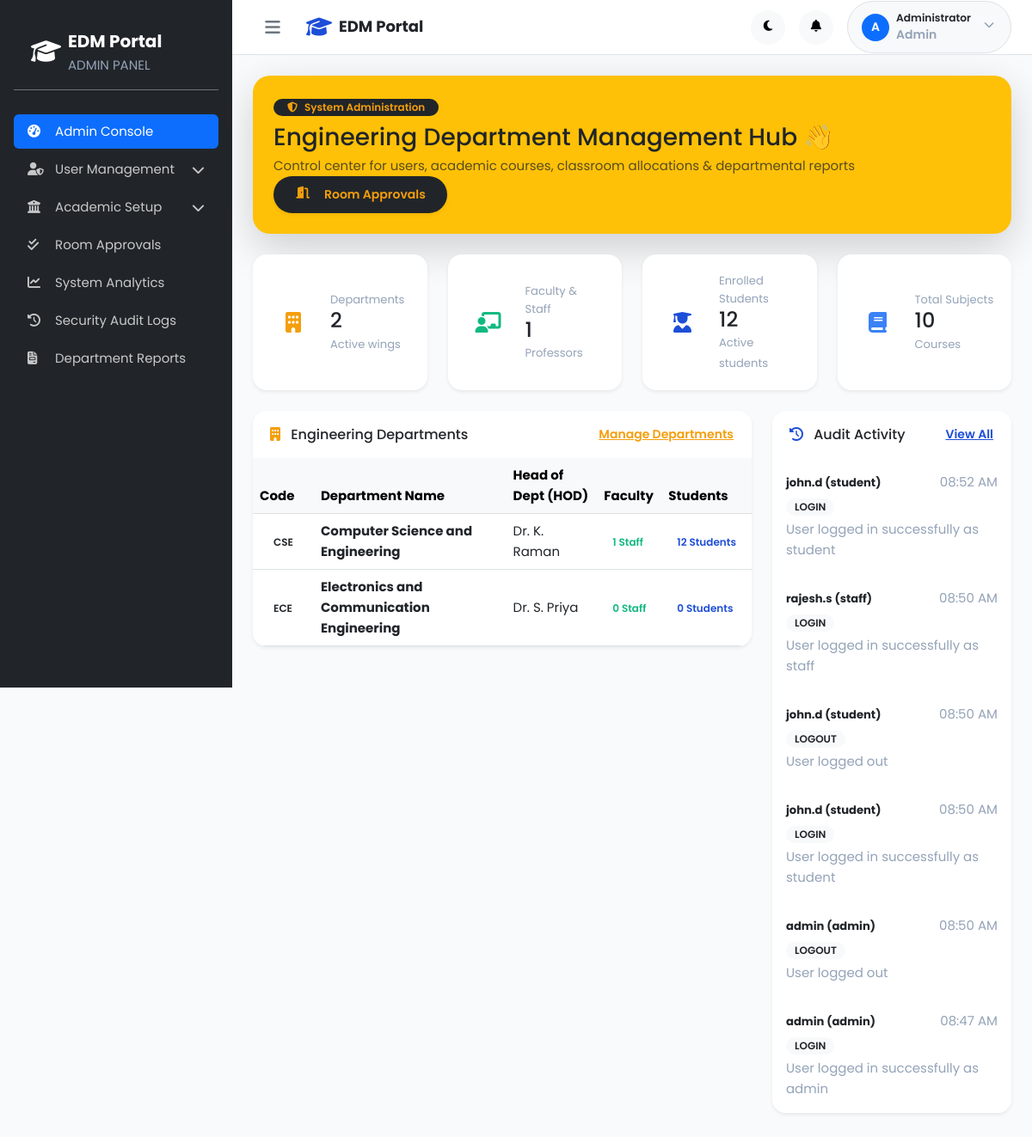
Page /admin/dashboard.php (signed in) on the committed database.
### tables this page shows
CREATE TABLE `departments` (
  `id` int(10) UNSIGNED NOT NULL,
  `name` varchar(150) NOT NULL,
  `code` varchar(20) NOT NULL,
  `hod_name` varchar(100) DEFAULT NULL,
  `description` text DEFAULT NULL,
  `status` enum('active','inactive') NOT NULL DEFAULT 'active',
  `created_at` timestamp NOT NULL DEFAULT current_timestamp(),
  `updated_at` timestamp NOT NULL DEFAULT current_timestamp() ON UPDATE current_timestamp()
);

CREATE TABLE `audit_logs` (
  `id` int(10) UNSIGNED NOT NULL,
  `user_id` int(10) UNSIGNED DEFAULT NULL,
  `action` varchar(100) NOT NULL,
  `table_name` varchar(80) DEFAULT NULL,
  `record_id` int(10) UNSIGNED DEFAULT NULL,
  `old_values` longtext DEFAULT NULL CHECK (json_valid(`old_values`)),
  `new_values` longtext DEFAULT NULL CHECK (json_valid(`new_values`)),
  `ip_address` varchar(45) DEFAULT NULL,
  `user_agent` varchar(255) DEFAULT NULL,
  `description` text DEFAULT NULL,
  `created_at` timestamp NOT NULL DEFAULT current_timestamp()
);

CREATE TABLE `users` (
  `id` int(10) UNSIGNED NOT NULL,
  `username` varchar(50) NOT NULL,
  `email` varchar(150) NOT NULL,
  `password` varchar(255) NOT NULL,
  `role` enum('student','staff','admin') NOT NULL,
  `status` enum('active','inactive','suspended') NOT NULL DEFAULT 'active',
  `profile_image` varchar(255) DEFAULT NULL,
  `last_login` datetime DEFAULT NULL,
  `password_reset_token` varchar(255) DEFAULT NULL,
  `password_reset_expires` datetime DEFAULT NULL,
  `created_at` timestamp NOT NULL DEFAULT current_timestamp(),
  `updated_at` timestamp NOT NULL DEFAULT current_timestamp() ON UPDATE current_timestamp()
);

### admin/dashboard.php (the view, shortened to what this page needs)
<?php
$db = getDB();
$totDept = $db->query("SELECT COUNT(*) FROM departments")->fetchColumn() ?: 0;
$totStaff = $db->query("SELECT COUNT(*) FROM staff")->fetchColumn() ?: 0;
$totStudent = $db->query("SELECT COUNT(*) FROM students")->fetchColumn() ?: 0;
$totSubject = $db->query("SELECT COUNT(*) FROM subjects")->fetchColumn() ?: 0;
$deptsStmt = $db->query("
    SELECT d.*,
           (SELECT COUNT(*) FROM staff st WHERE st.department_id = d.id) AS staff_count,
           (SELECT COUNT(*) FROM students s WHERE s.department_id = d.id) AS student_count
    FROM departments d
    ORDER BY d.code ASC
");
$departments = $deptsStmt->fetchAll();
$auditStmt = $db->query("
    SELECT al.*, COALESCE(al.description, '') AS details, u.username, u.role
    FROM audit_logs al
    JOIN users u ON al.user_id = u.id
    ORDER BY al.created_at DESC
    LIMIT 6
");
$recentAudits = $auditStmt->fetchAll();
require_once __DIR__ . '/../includes/header.php';
?>
<div class="d-flex" id="wrapper">
    <?php require_once __DIR__ . '/../includes/sidebar.php'; ?>
    <div id="page-content-wrapper" class="w-100">
        <?php require_once __DIR__ . '/../includes/navbar.php'; ?>
        <div class="container-fluid p-4">
            <div class="row mb-4">
                <div class="col-12">
                    <div class="card bg-warning text-dark border-0 shadow-lg position-relative overflow-hidden" style="border-radius: 20px;">
                        <div class="card-body p-4 position-relative" style="z-index: 2;">
                            <div class="d-flex align-items-center justify-content-between flex-wrap">
                                <div>
                                    <span class="badge bg-dark text-warning mb-2 font-weight-600 px-3 py-1">
                                        <i class="fas fa-shield-alt me-1"></i> System Administration
                                    </span>
                                    <h2 class="h3 font-weight-bold mb-1">Engineering Department Management Hub 👋</h2>
                                    <p class="mb-0 text-dark opacity-75">Control center for users, academic courses, classroom allocations & departmental reports</p>
                                </div>
                                <div class="mt-3 mt-md-0 d-flex gap-2">
                                    <a href="<?= APP_URL ?>/admin/approve_bookings.php" class="btn btn-dark text-warning font-weight-600 rounded-pill px-4 shadow-sm position-relative">
                                        <i class="fas fa-door-open me-2"></i> Room Approvals
                                    </a>
                                </div>
                            </div>
                        </div>
                    </div>
                </div>
            </div>
            <div class="row g-4 mb-4">
                <div class="col-md-3 col-sm-6">
                    <div class="card border-0 shadow-sm h-100" style="border-radius: 16px;">
                        <div class="card-body p-3.5 d-flex align-items-center">
                            <div class="rounded-circle bg-warning-light text-warning p-3 me-3" style="width: 54px; height: 54px; display: flex; align-items: center; justify-content: center; font-size: 24px;">
                                <i class="fas fa-building font-weight-bold"></i>
                            </div>
                            <div>
                                <span class="text-muted small d-block">Departments</span>
                                <h3 class="h4 font-weight-bold mb-0 text-dark"><?= $totDept ?></h3>
                                <span class="text-muted small">Active wings</span>
                            </div>
                        </div>
                    </div>
                </div>
                <div class="col-md-3 col-sm-6">
                    <div class="card border-0 shadow-sm h-100" style="border-radius: 16px;">
                        <div class="card-body p-3.5 d-flex align-items-center">
                            <div class="rounded-circle bg-success-light text-success p-3 me-3" style="width: 54px; height: 54px; display: flex; align-items: center; justify-content: center; font-size: 24px;">
                                <i class="fas fa-chalkboard-teacher"></i>
                            </div>
                            <div>
                                <span class="text-muted small d-block">Faculty & Staff</span>
                                <h3 class="h4 font-weight-bold mb-0 text-dark"><?= $totStaff ?></h3>
                                <span class="text-muted small">Professors</span>
                            </div>
                        </div>
                    </div>
                </div>
                <div class="col-md-3 col-sm-6">
                    <div class="card border-0 shadow-sm h-100" style="border-radius: 16px;">
                        <div class="card-body p-3.5 d-flex align-items-center">
                            <div class="rounded-circle bg-primary-lightest text-primary p-3 me-3" style="width: 54px; height: 54px; display: flex; align-items: center; justify-content: center; font-size: 24px;">
                                <i class="fas fa-user-graduate"></i>
                            </div>
                            <div>
                                <span class="text-muted small d-block">Enrolled Students</span>
                                <h3 class="h4 font-weight-bold mb-0 text-dark"><?= $totStudent ?></h3>
                                <span class="text-muted small">Active students</span>
                            </div>
                        </div>
                    </div>
                </div>
                <div class="col-md-3 col-sm-6">
                    <div class="card border-0 shadow-sm h-100" style="border-radius: 16px;">
                        <div class="card-body p-3.5 d-flex align-items-center">
                            <div class="rounded-circle bg-info-light text-info p-3 me-3" style="width: 54px; height: 54px; display: flex; align-items: center; justify-content: center; font-size: 24px;">
                                <i class="fas fa-book"></i>
                            </div>
                            <div>
                                <span class="text-muted small d-block">Total Subjects</span>
                                <h3 class="h4 font-weight-bold mb-0 text-dark"><?= $totSubject ?></h3>
                                <span class="text-muted small">Courses</span>
                            </div>
                        </div>
                    </div>
                </div>
            </div>
            <div class="row g-4">
                <div class="col-lg-8">
                    <div class="card border-0 shadow-sm mb-4" style="border-radius: 16px;">
                        <div class="card-header bg-white border-0 py-3 d-flex justify-content-between align-items-center">
                            <h5 class="h6 font-weight-bold text-dark mb-0"><i class="fas fa-building text-warning me-2"></i> Engineering Departments</h5>
                            <a href="<?= APP_URL ?>/admin/manage_departments.php" class="btn btn-link text-warning text-dark p-0 small font-weight-600">Manage Departments</a>
                        </div>
                        <div class="table-responsive">
                            <table class="table align-middle table-hover mb-0">
                                <thead class="table-light">
                                    <tr>
                                        <th>Code</th>
                                        <th>Department Name</th>
                                        <th>Head of Dept (HOD)</th>
                                        <th>Faculty</th>
                                        <th>Students</th>
                                    </tr>
                                </thead>
                                <tbody>
                                    <?php foreach ($departments as $d): ?>
                                        <tr>
                                            <td><span class="badge bg-warning-light text-dark font-weight-600 px-3 py-1"><?= htmlspecialchars($d['code']) ?></span></td>
                                            <td><strong><?= htmlspecialchars($d['name']) ?></strong></td>
                                            <td><?= htmlspecialchars($d['hod_name'] ?? 'Not Assigned') ?></td>
                                            <td><span class="badge bg-success-light text-success font-weight-600"><?= $d['staff_count'] ?> Staff</span></td>
                                            <td><span class="badge bg-primary-lightest text-primary font-weight-600"><?= $d['student_count'] ?> Students</span></td>
                                        </tr>
                                    <?php endforeach; ?>
                                </tbody>
                            </table>
                        </div>
                    </div>
                </div>
                <div class="col-lg-4">
                    <div class="card border-0 shadow-sm mb-4" style="border-radius: 16px;">
                        <div class="card-header bg-white border-0 py-3 d-flex justify-content-between align-items-center">
                            <h5 class="h6 font-weight-bold text-dark mb-0"><i class="fas fa-history text-primary me-2"></i> Audit Activity</h5>
                            <a href="<?= APP_URL ?>/admin/audit_logs.php" class="btn btn-link text-primary p-0 small font-weight-600">View All</a>
                        </div>
                        <div class="card-body p-0">
                            <div class="list-group list-group-flush">
                                <?php foreach ($recentAudits as $log): ?>
                                    <div class="list-group-item p-3 border-bottom-0">
                                        <div class="d-flex justify-content-between align-items-center mb-1">
                                            <strong class="text-dark small"><?= htmlspecialchars($log['username']) ?> (<?= htmlspecialchars($log['role']) ?>)</strong>
                                            <span class="text-muted text-xs"><?= date('h:i A', strtotime($log['created_at'])) ?></span>
                                        </div>
                                        <span class="badge bg-light text-dark text-uppercase small mb-1"><?= htmlspecialchars($log['action']) ?></span>
                                        <p class="text-muted text-xs mb-0"><?= htmlspecialchars($log['description'] ?? ($log['details'] ?? '—')) ?></p>
                                    </div>
                                <?php endforeach; ?>
                            </div>
                        </div>
                    </div>
                </div>
            </div>
        </div>
    </div>
</div>
<?php require_once __DIR__ . '/../includes/footer.php'; ?>

### rows in the picture
departments: code "CSE", name "Computer Science and Engineering", hod_name "Dr. K. Raman", staff_count "1", student_count "12"
departments: code "ECE", name "Electronics and Communication Engineering", hod_name "Dr. S. Priya", staff_count "0", student_count "0"
audit_logs: user.username "john.d", user.role "student", created_at "08:52 AM", action "LOGIN", description "User logged in successfully as student"
audit_logs: user.username "rajesh.s", user.role "staff", created_at "08:50 AM", action "LOGIN", description "User logged in successfully as staff"
audit_logs: user.username "john.d", user.role "student", created_at "08:50 AM", action "LOGOUT", description "User logged out"
audit_logs: user.username "john.d", user.role "student", created_at "08:50 AM", action "LOGIN", description "User logged in successfully as student"
audit_logs: user.username "admin", user.role "admin", created_at "08:50 AM", action "LOGOUT", description "User logged out"
audit_logs: user.username "admin", user.role "admin", created_at "08:47 AM", action "LOGIN", description "User logged in successfully as admin"

### other values in the picture
$currentRole "ADMIN"
$item['label'] "Admin Console"
$item['label'] "User Management"
$item['label'] "Academic Setup"
$item['label'] "Room Approvals"
$item['label'] "System Analytics"
$item['label'] "Security Audit Logs"
$item['label'] "Department Reports"
substr($userName, 0, 1) "A"
$userName "Administrator"
$currentRole "Admin"
$totDept "2"
$totStaff "1"
$totStudent "12"
$totSubject "10"
